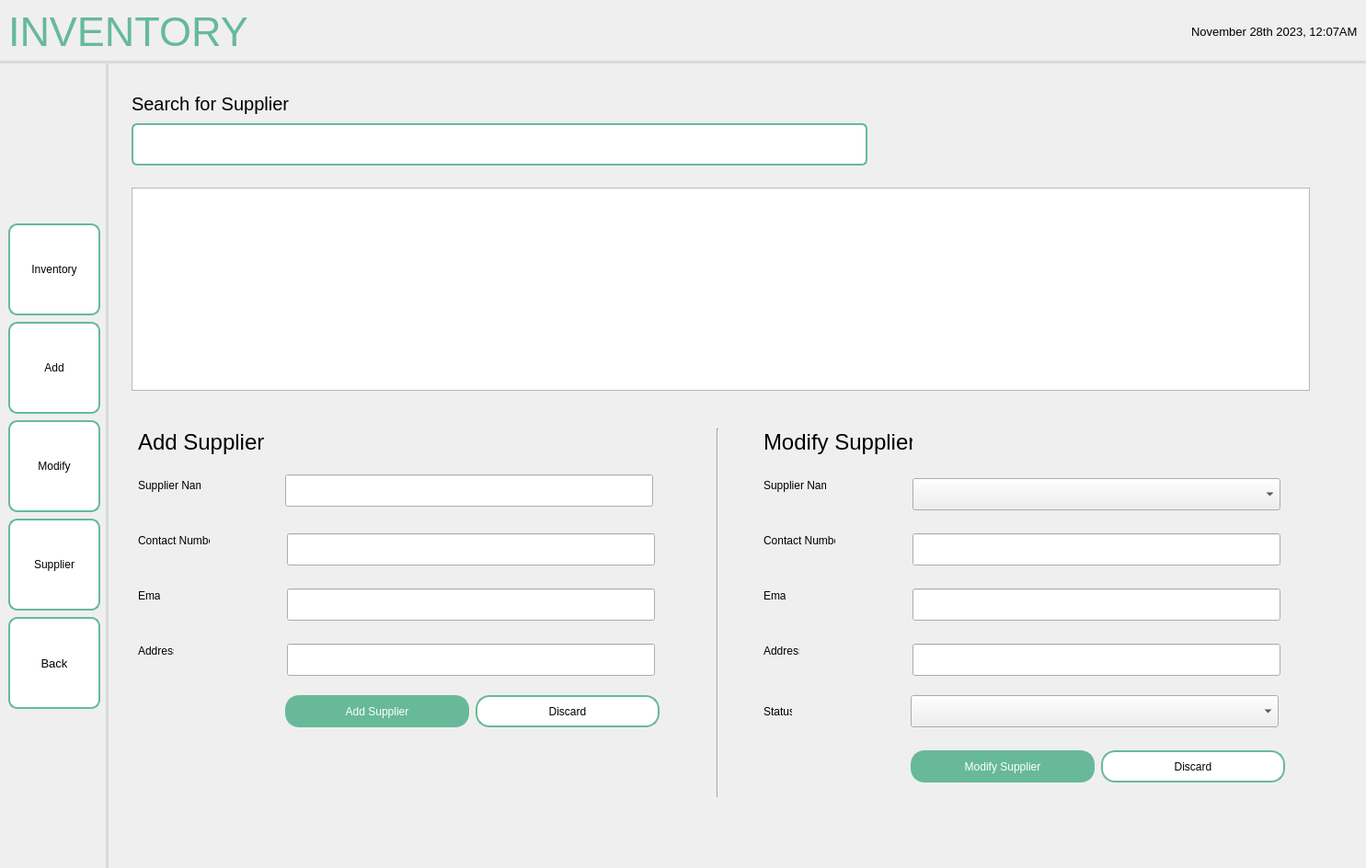
<?xml version="1.0" encoding="UTF-8"?>
<ui version="4.0">
 <class>MainWindow</class>
 <widget class="QMainWindow" name="MainWindow">
  <property name="geometry">
   <rect>
    <x>0</x>
    <y>0</y>
    <width>1485</width>
    <height>944</height>
   </rect>
  </property>
  <property name="windowTitle">
   <string>MainWindow</string>
  </property>
  <widget class="QWidget" name="centralwidget">
   <layout class="QHBoxLayout" name="horizontalLayout">
    <property name="leftMargin">
     <number>0</number>
    </property>
    <property name="topMargin">
     <number>0</number>
    </property>
    <property name="rightMargin">
     <number>0</number>
    </property>
    <property name="bottomMargin">
     <number>0</number>
    </property>
    <item>
     <widget class="QFrame" name="frame">
      <property name="sizePolicy">
       <sizepolicy hsizetype="Preferred" vsizetype="Preferred">
        <horstretch>0</horstretch>
        <verstretch>0</verstretch>
       </sizepolicy>
      </property>
      <property name="frameShape">
       <enum>QFrame::NoFrame</enum>
      </property>
      <property name="frameShadow">
       <enum>QFrame::Plain</enum>
      </property>
      <layout class="QGridLayout" name="gridLayout">
       <property name="leftMargin">
        <number>0</number>
       </property>
       <property name="topMargin">
        <number>0</number>
       </property>
       <property name="rightMargin">
        <number>0</number>
       </property>
       <property name="bottomMargin">
        <number>0</number>
       </property>
       <property name="spacing">
        <number>0</number>
       </property>
       <item row="0" column="0" colspan="2">
        <widget class="QWidget" name="header" native="true">
         <property name="styleSheet">
          <string notr="true">QWidget {
    border-bottom: 3px solid #D8DBD9; 
}
</string>
         </property>
         <layout class="QHBoxLayout" name="horizontalLayout_2">
          <item>
           <widget class="QLabel" name="label">
            <property name="font">
             <font>
              <pointsize>-1</pointsize>
             </font>
            </property>
            <property name="layoutDirection">
             <enum>Qt::LeftToRight</enum>
            </property>
            <property name="styleSheet">
             <string notr="true">QLabel {
    color: #67B99A;
    font-size: 45px;
}</string>
            </property>
            <property name="text">
             <string>INVENTORY</string>
            </property>
            <property name="scaledContents">
             <bool>false</bool>
            </property>
           </widget>
          </item>
          <item>
           <spacer name="horizontalSpacer">
            <property name="orientation">
             <enum>Qt::Horizontal</enum>
            </property>
            <property name="sizeHint" stdset="0">
             <size>
              <width>40</width>
              <height>20</height>
             </size>
            </property>
           </spacer>
          </item>
          <item>
           <widget class="QLabel" name="label_2">
            <property name="font">
             <font>
              <pointsize>10</pointsize>
             </font>
            </property>
            <property name="styleSheet">
             <string notr="true">QLabel {
    color: black;
}</string>
            </property>
            <property name="text">
             <string>November 28th 2023, 12:07AM</string>
            </property>
           </widget>
          </item>
         </layout>
        </widget>
       </item>
       <item row="1" column="0">
        <widget class="QWidget" name="navbar" native="true">
         <property name="sizePolicy">
          <sizepolicy hsizetype="Fixed" vsizetype="Preferred">
           <horstretch>0</horstretch>
           <verstretch>0</verstretch>
          </sizepolicy>
         </property>
         <property name="styleSheet">
          <string notr="true">QWidget {
    border-right: 3px solid #D8DBD9;
}
</string>
         </property>
         <layout class="QVBoxLayout" name="verticalLayout_2">
          <property name="spacing">
           <number>7</number>
          </property>
          <item>
           <spacer name="verticalSpacer">
            <property name="orientation">
             <enum>Qt::Vertical</enum>
            </property>
            <property name="sizeHint" stdset="0">
             <size>
              <width>20</width>
              <height>40</height>
             </size>
            </property>
           </spacer>
          </item>
          <item>
           <widget class="QPushButton" name="pushButton_11">
            <property name="minimumSize">
             <size>
              <width>100</width>
              <height>100</height>
             </size>
            </property>
            <property name="maximumSize">
             <size>
              <width>100</width>
              <height>100</height>
             </size>
            </property>
            <property name="styleSheet">
             <string notr="true">QPushButton {
    background-color: white;
    border: 2px solid #67B99A;
    color: black;
    padding: 8px 16px;
    border-radius: 10px;
}

QPushButton:hover {
    border: 2px solid #4D926D;
}

QPushButton:pressed {
	background-color: #F0F0F0;
	border: 2px solid #265C42;
}</string>
            </property>
            <property name="text">
             <string>Inventory</string>
            </property>
           </widget>
          </item>
          <item>
           <widget class="QPushButton" name="pushButton_2">
            <property name="minimumSize">
             <size>
              <width>100</width>
              <height>100</height>
             </size>
            </property>
            <property name="maximumSize">
             <size>
              <width>100</width>
              <height>100</height>
             </size>
            </property>
            <property name="styleSheet">
             <string notr="true">QPushButton {
    background-color: white;
    border: 2px solid #67B99A;
    color: black;
    padding: 8px 16px;
    border-radius: 10px;
}

QPushButton:hover {
    border: 2px solid #4D926D;
}

QPushButton:pressed {
	background-color: #F0F0F0;
	border: 2px solid #265C42;
}</string>
            </property>
            <property name="text">
             <string>Add</string>
            </property>
           </widget>
          </item>
          <item>
           <widget class="QPushButton" name="pushButton_10">
            <property name="minimumSize">
             <size>
              <width>100</width>
              <height>100</height>
             </size>
            </property>
            <property name="maximumSize">
             <size>
              <width>100</width>
              <height>100</height>
             </size>
            </property>
            <property name="styleSheet">
             <string notr="true">QPushButton {
    background-color: white;
    border: 2px solid #67B99A;
    color: black;
    padding: 8px 16px;
    border-radius: 10px;
}

QPushButton:hover {
    border: 2px solid #4D926D;
}

QPushButton:pressed {
	background-color: #F0F0F0;
	border: 2px solid #265C42;
}</string>
            </property>
            <property name="text">
             <string>Modify</string>
            </property>
           </widget>
          </item>
          <item>
           <widget class="QPushButton" name="pushButton_12">
            <property name="minimumSize">
             <size>
              <width>100</width>
              <height>100</height>
             </size>
            </property>
            <property name="maximumSize">
             <size>
              <width>100</width>
              <height>100</height>
             </size>
            </property>
            <property name="styleSheet">
             <string notr="true">QPushButton {
    background-color: white;
    border: 2px solid #67B99A;
    color: black;
    padding: 8px 16px;
    border-radius: 10px;
}

QPushButton:hover {
    border: 2px solid #4D926D;
}

QPushButton:pressed {
	background-color: #F0F0F0;
	border: 2px solid #265C42;
}</string>
            </property>
            <property name="text">
             <string>Supplier</string>
            </property>
           </widget>
          </item>
          <item>
           <widget class="QPushButton" name="pushButton">
            <property name="sizePolicy">
             <sizepolicy hsizetype="Fixed" vsizetype="Fixed">
              <horstretch>0</horstretch>
              <verstretch>0</verstretch>
             </sizepolicy>
            </property>
            <property name="minimumSize">
             <size>
              <width>100</width>
              <height>100</height>
             </size>
            </property>
            <property name="maximumSize">
             <size>
              <width>100</width>
              <height>100</height>
             </size>
            </property>
            <property name="font">
             <font>
              <pointsize>10</pointsize>
             </font>
            </property>
            <property name="styleSheet">
             <string notr="true">QPushButton {
    background-color: white;
    border: 2px solid #67B99A;
    color: black;
    padding: 8px 16px;
    border-radius: 10px;
}

QPushButton:hover {
    border: 2px solid #4D926D;
}

QPushButton:pressed {
	background-color: #F0F0F0;
	border: 2px solid #265C42;
}</string>
            </property>
            <property name="text">
             <string>Back</string>
            </property>
            <property name="icon">
             <iconset resource="../../../../assets/resourceFile.qrc">
              <normaloff>:/logos/Icons/entypo_back.png</normaloff>:/logos/Icons/entypo_back.png</iconset>
            </property>
            <property name="autoRepeat">
             <bool>false</bool>
            </property>
           </widget>
          </item>
          <item>
           <spacer name="verticalSpacer_3">
            <property name="orientation">
             <enum>Qt::Vertical</enum>
            </property>
            <property name="sizeHint" stdset="0">
             <size>
              <width>20</width>
              <height>40</height>
             </size>
            </property>
           </spacer>
          </item>
         </layout>
        </widget>
       </item>
       <item row="1" column="1">
        <widget class="QFrame" name="Content">
         <layout class="QVBoxLayout" name="verticalLayout_4">
          <property name="leftMargin">
           <number>25</number>
          </property>
          <property name="topMargin">
           <number>25</number>
          </property>
          <property name="rightMargin">
           <number>25</number>
          </property>
          <property name="bottomMargin">
           <number>25</number>
          </property>
          <item>
           <widget class="QWidget" name="widget" native="true">
            <widget class="QLabel" name="searchLBL">
             <property name="geometry">
              <rect>
               <x>-10</x>
               <y>0</y>
               <width>221</width>
               <height>41</height>
              </rect>
             </property>
             <property name="font">
              <font>
               <pointsize>15</pointsize>
              </font>
             </property>
             <property name="text">
              <string>Search for Supplier</string>
             </property>
             <property name="alignment">
              <set>Qt::AlignBottom|Qt::AlignLeading|Qt::AlignLeft</set>
             </property>
             <property name="margin">
              <number>0</number>
             </property>
             <property name="indent">
              <number>10</number>
             </property>
            </widget>
            <widget class="QTableWidget" name="tableWidget">
             <property name="geometry">
              <rect>
               <x>0</x>
               <y>110</y>
               <width>1281</width>
               <height>221</height>
              </rect>
             </property>
            </widget>
            <widget class="QWidget" name="widget_6" native="true">
             <property name="geometry">
              <rect>
               <x>7</x>
               <y>372</y>
               <width>616</width>
               <height>451</height>
              </rect>
             </property>
             <widget class="QLabel" name="label_7">
              <property name="geometry">
               <rect>
                <x>0</x>
                <y>0</y>
                <width>162</width>
                <height>29</height>
               </rect>
              </property>
              <property name="font">
               <font>
                <pointsize>18</pointsize>
               </font>
              </property>
              <property name="text">
               <string>Add Supplier</string>
              </property>
             </widget>
             <widget class="QLabel" name="label_15">
              <property name="geometry">
               <rect>
                <x>0</x>
                <y>54</y>
                <width>68</width>
                <height>16</height>
               </rect>
              </property>
              <property name="text">
               <string>Supplier Name</string>
              </property>
             </widget>
             <widget class="QLabel" name="label_16">
              <property name="geometry">
               <rect>
                <x>0</x>
                <y>114</y>
                <width>78</width>
                <height>16</height>
               </rect>
              </property>
              <property name="text">
               <string>Contact Number</string>
              </property>
             </widget>
             <widget class="QLineEdit" name="lineEdit_10">
              <property name="geometry">
               <rect>
                <x>162</x>
                <y>114</y>
                <width>400</width>
                <height>35</height>
               </rect>
              </property>
              <property name="minimumSize">
               <size>
                <width>400</width>
                <height>35</height>
               </size>
              </property>
              <property name="maximumSize">
               <size>
                <width>400</width>
                <height>35</height>
               </size>
              </property>
             </widget>
             <widget class="QLabel" name="label_17">
              <property name="geometry">
               <rect>
                <x>0</x>
                <y>174</y>
                <width>24</width>
                <height>16</height>
               </rect>
              </property>
              <property name="text">
               <string>Email</string>
              </property>
             </widget>
             <widget class="QLineEdit" name="lineEdit_11">
              <property name="geometry">
               <rect>
                <x>162</x>
                <y>174</y>
                <width>400</width>
                <height>35</height>
               </rect>
              </property>
              <property name="minimumSize">
               <size>
                <width>400</width>
                <height>35</height>
               </size>
              </property>
              <property name="maximumSize">
               <size>
                <width>400</width>
                <height>35</height>
               </size>
              </property>
             </widget>
             <widget class="QLabel" name="label_18">
              <property name="geometry">
               <rect>
                <x>0</x>
                <y>234</y>
                <width>39</width>
                <height>16</height>
               </rect>
              </property>
              <property name="text">
               <string>Address</string>
              </property>
             </widget>
             <widget class="QLineEdit" name="lineEdit_12">
              <property name="geometry">
               <rect>
                <x>162</x>
                <y>234</y>
                <width>400</width>
                <height>35</height>
               </rect>
              </property>
              <property name="minimumSize">
               <size>
                <width>400</width>
                <height>35</height>
               </size>
              </property>
              <property name="maximumSize">
               <size>
                <width>400</width>
                <height>35</height>
               </size>
              </property>
             </widget>
             <widget class="QWidget" name="widget_7" native="true">
              <property name="geometry">
               <rect>
                <x>160</x>
                <y>290</y>
                <width>454</width>
                <height>35</height>
               </rect>
              </property>
              <property name="sizePolicy">
               <sizepolicy hsizetype="Preferred" vsizetype="Preferred">
                <horstretch>0</horstretch>
                <verstretch>0</verstretch>
               </sizepolicy>
              </property>
              <layout class="QHBoxLayout" name="horizontalLayout_5">
               <property name="spacing">
                <number>7</number>
               </property>
               <property name="leftMargin">
                <number>0</number>
               </property>
               <property name="topMargin">
                <number>0</number>
               </property>
               <property name="rightMargin">
                <number>0</number>
               </property>
               <property name="bottomMargin">
                <number>0</number>
               </property>
               <item>
                <widget class="QPushButton" name="pushButton_8">
                 <property name="sizePolicy">
                  <sizepolicy hsizetype="Fixed" vsizetype="Fixed">
                   <horstretch>0</horstretch>
                   <verstretch>0</verstretch>
                  </sizepolicy>
                 </property>
                 <property name="minimumSize">
                  <size>
                   <width>200</width>
                   <height>35</height>
                  </size>
                 </property>
                 <property name="maximumSize">
                  <size>
                   <width>200</width>
                   <height>35</height>
                  </size>
                 </property>
                 <property name="styleSheet">
                  <string notr="true">QPushButton {
    background-color: #67B99A;
    color: white;
    border: 2px solid #67B99A;
    padding: 8px 16px;
    border-radius: 15px;
}
QPushButton:hover {
    background-color: #5CAE8B;
    border: 2px solid #5CAE8B;
}
QPushButton:pressed {
    background-color: #4D9C7F;
	border: 2px solid #4D9C7F;
}</string>
                 </property>
                 <property name="text">
                  <string>Add Supplier</string>
                 </property>
                </widget>
               </item>
               <item>
                <widget class="QPushButton" name="pushButton_9">
                 <property name="sizePolicy">
                  <sizepolicy hsizetype="Fixed" vsizetype="Fixed">
                   <horstretch>0</horstretch>
                   <verstretch>0</verstretch>
                  </sizepolicy>
                 </property>
                 <property name="minimumSize">
                  <size>
                   <width>200</width>
                   <height>35</height>
                  </size>
                 </property>
                 <property name="maximumSize">
                  <size>
                   <width>200</width>
                   <height>35</height>
                  </size>
                 </property>
                 <property name="styleSheet">
                  <string notr="true">QPushButton {
    background-color: white;
    border: 2px solid #67B99A;
    color: black;
    padding: 8px 16px;
    border-radius: 15px;
}

QPushButton:hover {
    border: 2px solid #4D926D;
}

QPushButton:pressed {
	background-color: #F0F0F0;
	border: 2px solid #265C42;
}</string>
                 </property>
                 <property name="text">
                  <string>Discard</string>
                 </property>
                </widget>
               </item>
               <item>
                <spacer name="horizontalSpacer_7">
                 <property name="orientation">
                  <enum>Qt::Horizontal</enum>
                 </property>
                 <property name="sizeHint" stdset="0">
                  <size>
                   <width>40</width>
                   <height>20</height>
                  </size>
                 </property>
                </spacer>
               </item>
              </layout>
             </widget>
             <widget class="QLineEdit" name="lineEdit_13">
              <property name="geometry">
               <rect>
                <x>160</x>
                <y>50</y>
                <width>400</width>
                <height>35</height>
               </rect>
              </property>
              <property name="minimumSize">
               <size>
                <width>400</width>
                <height>35</height>
               </size>
              </property>
              <property name="maximumSize">
               <size>
                <width>400</width>
                <height>35</height>
               </size>
              </property>
             </widget>
            </widget>
            <widget class="Line" name="line">
             <property name="geometry">
              <rect>
               <x>627</x>
               <y>372</y>
               <width>20</width>
               <height>401</height>
              </rect>
             </property>
             <property name="orientation">
              <enum>Qt::Vertical</enum>
             </property>
            </widget>
            <widget class="QLineEdit" name="searchFIELD">
             <property name="geometry">
              <rect>
               <x>0</x>
               <y>40</y>
               <width>800</width>
               <height>46</height>
              </rect>
             </property>
             <property name="sizePolicy">
              <sizepolicy hsizetype="Fixed" vsizetype="Fixed">
               <horstretch>0</horstretch>
               <verstretch>0</verstretch>
              </sizepolicy>
             </property>
             <property name="minimumSize">
              <size>
               <width>800</width>
               <height>46</height>
              </size>
             </property>
             <property name="maximumSize">
              <size>
               <width>800</width>
               <height>46</height>
              </size>
             </property>
             <property name="styleSheet">
              <string notr="true">QLineEdit {
    padding: 5px;
    border: 2px solid #67B99A;
    border-radius: 6px;
    background-color: #FFFFFF;
    selection-background-color: darkgray;
}</string>
             </property>
            </widget>
            <widget class="QWidget" name="widget_4" native="true">
             <property name="geometry">
              <rect>
               <x>687</x>
               <y>372</y>
               <width>616</width>
               <height>414</height>
              </rect>
             </property>
             <widget class="QLabel" name="label_6">
              <property name="geometry">
               <rect>
                <x>0</x>
                <y>0</y>
                <width>162</width>
                <height>29</height>
               </rect>
              </property>
              <property name="font">
               <font>
                <pointsize>18</pointsize>
               </font>
              </property>
              <property name="text">
               <string>Modify Supplier</string>
              </property>
             </widget>
             <widget class="QLabel" name="label_10">
              <property name="geometry">
               <rect>
                <x>0</x>
                <y>54</y>
                <width>68</width>
                <height>16</height>
               </rect>
              </property>
              <property name="text">
               <string>Supplier Name</string>
              </property>
             </widget>
             <widget class="QComboBox" name="comboBox">
              <property name="geometry">
               <rect>
                <x>162</x>
                <y>54</y>
                <width>400</width>
                <height>35</height>
               </rect>
              </property>
              <property name="minimumSize">
               <size>
                <width>400</width>
                <height>35</height>
               </size>
              </property>
              <property name="maximumSize">
               <size>
                <width>400</width>
                <height>35</height>
               </size>
              </property>
             </widget>
             <widget class="QLabel" name="label_11">
              <property name="geometry">
               <rect>
                <x>0</x>
                <y>114</y>
                <width>78</width>
                <height>16</height>
               </rect>
              </property>
              <property name="text">
               <string>Contact Number</string>
              </property>
             </widget>
             <widget class="QLineEdit" name="lineEdit_7">
              <property name="geometry">
               <rect>
                <x>162</x>
                <y>114</y>
                <width>400</width>
                <height>35</height>
               </rect>
              </property>
              <property name="minimumSize">
               <size>
                <width>400</width>
                <height>35</height>
               </size>
              </property>
              <property name="maximumSize">
               <size>
                <width>400</width>
                <height>35</height>
               </size>
              </property>
             </widget>
             <widget class="QLabel" name="label_12">
              <property name="geometry">
               <rect>
                <x>0</x>
                <y>174</y>
                <width>24</width>
                <height>16</height>
               </rect>
              </property>
              <property name="text">
               <string>Email</string>
              </property>
             </widget>
             <widget class="QLineEdit" name="lineEdit_8">
              <property name="geometry">
               <rect>
                <x>162</x>
                <y>174</y>
                <width>400</width>
                <height>35</height>
               </rect>
              </property>
              <property name="minimumSize">
               <size>
                <width>400</width>
                <height>35</height>
               </size>
              </property>
              <property name="maximumSize">
               <size>
                <width>400</width>
                <height>35</height>
               </size>
              </property>
             </widget>
             <widget class="QLabel" name="label_13">
              <property name="geometry">
               <rect>
                <x>0</x>
                <y>234</y>
                <width>39</width>
                <height>16</height>
               </rect>
              </property>
              <property name="text">
               <string>Address</string>
              </property>
             </widget>
             <widget class="QLineEdit" name="lineEdit_9">
              <property name="geometry">
               <rect>
                <x>162</x>
                <y>234</y>
                <width>400</width>
                <height>35</height>
               </rect>
              </property>
              <property name="minimumSize">
               <size>
                <width>400</width>
                <height>35</height>
               </size>
              </property>
              <property name="maximumSize">
               <size>
                <width>400</width>
                <height>35</height>
               </size>
              </property>
             </widget>
             <widget class="QLabel" name="label_14">
              <property name="geometry">
               <rect>
                <x>0</x>
                <y>300</y>
                <width>31</width>
                <height>16</height>
               </rect>
              </property>
              <property name="text">
               <string>Status</string>
              </property>
             </widget>
             <widget class="QComboBox" name="comboBox_2">
              <property name="geometry">
               <rect>
                <x>160</x>
                <y>290</y>
                <width>400</width>
                <height>35</height>
               </rect>
              </property>
              <property name="minimumSize">
               <size>
                <width>400</width>
                <height>35</height>
               </size>
              </property>
              <property name="maximumSize">
               <size>
                <width>400</width>
                <height>35</height>
               </size>
              </property>
             </widget>
             <widget class="QWidget" name="widget_5" native="true">
              <property name="geometry">
               <rect>
                <x>160</x>
                <y>350</y>
                <width>454</width>
                <height>35</height>
               </rect>
              </property>
              <property name="sizePolicy">
               <sizepolicy hsizetype="Preferred" vsizetype="Preferred">
                <horstretch>0</horstretch>
                <verstretch>0</verstretch>
               </sizepolicy>
              </property>
              <layout class="QHBoxLayout" name="horizontalLayout_4">
               <property name="spacing">
                <number>7</number>
               </property>
               <property name="leftMargin">
                <number>0</number>
               </property>
               <property name="topMargin">
                <number>0</number>
               </property>
               <property name="rightMargin">
                <number>0</number>
               </property>
               <property name="bottomMargin">
                <number>0</number>
               </property>
               <item>
                <widget class="QPushButton" name="pushButton_6">
                 <property name="sizePolicy">
                  <sizepolicy hsizetype="Fixed" vsizetype="Fixed">
                   <horstretch>0</horstretch>
                   <verstretch>0</verstretch>
                  </sizepolicy>
                 </property>
                 <property name="minimumSize">
                  <size>
                   <width>200</width>
                   <height>35</height>
                  </size>
                 </property>
                 <property name="maximumSize">
                  <size>
                   <width>200</width>
                   <height>35</height>
                  </size>
                 </property>
                 <property name="styleSheet">
                  <string notr="true">QPushButton {
    background-color: #67B99A;
    color: white;
    border: 2px solid #67B99A;
    padding: 8px 16px;
    border-radius: 15px;
}
QPushButton:hover {
    background-color: #5CAE8B;
    border: 2px solid #5CAE8B;
}
QPushButton:pressed {
    background-color: #4D9C7F;
	border: 2px solid #4D9C7F;
}</string>
                 </property>
                 <property name="text">
                  <string>Modify Supplier</string>
                 </property>
                </widget>
               </item>
               <item>
                <widget class="QPushButton" name="pushButton_7">
                 <property name="sizePolicy">
                  <sizepolicy hsizetype="Fixed" vsizetype="Fixed">
                   <horstretch>0</horstretch>
                   <verstretch>0</verstretch>
                  </sizepolicy>
                 </property>
                 <property name="minimumSize">
                  <size>
                   <width>200</width>
                   <height>35</height>
                  </size>
                 </property>
                 <property name="maximumSize">
                  <size>
                   <width>200</width>
                   <height>35</height>
                  </size>
                 </property>
                 <property name="styleSheet">
                  <string notr="true">QPushButton {
    background-color: white;
    border: 2px solid #67B99A;
    color: black;
    padding: 8px 16px;
    border-radius: 15px;
}

QPushButton:hover {
    border: 2px solid #4D926D;
}

QPushButton:pressed {
	background-color: #F0F0F0;
	border: 2px solid #265C42;
}</string>
                 </property>
                 <property name="text">
                  <string>Discard</string>
                 </property>
                </widget>
               </item>
               <item>
                <spacer name="horizontalSpacer_5">
                 <property name="orientation">
                  <enum>Qt::Horizontal</enum>
                 </property>
                 <property name="sizeHint" stdset="0">
                  <size>
                   <width>40</width>
                   <height>20</height>
                  </size>
                 </property>
                </spacer>
               </item>
              </layout>
             </widget>
            </widget>
           </widget>
          </item>
         </layout>
        </widget>
       </item>
      </layout>
     </widget>
    </item>
   </layout>
  </widget>
 </widget>
 <resources>
  <include location="../../../../assets/resourceFile.qrc"/>
 </resources>
 <connections/>
</ui>
